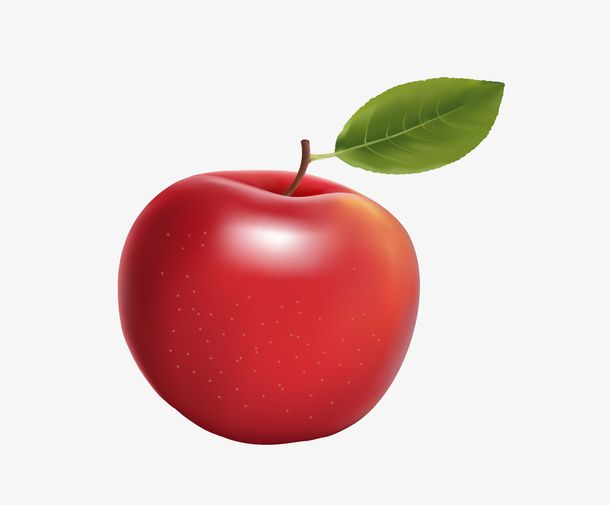
#> input picture CW2/images/illu_apple.jpg, 610 x 505 px
$ python utils.py
#> lines starting #> are read from the running program, lines starting #| are printed output that depends on the picture; after the words box and inside, x2 and y2 are one past the last pixel; in counts of white or black regions, pixels touching at a corner belong together
import cv2
import numpy as np
from math import pi
from scipy import fftpack as fft


# Extract the region of interest from the original input
def get_possion_inputs(src_image, mask, bounding_rect, dst_image=None, dst_offset=[0, 0], gray_mode=False):
    offset_y, offset_x = dst_offset
    x, y, w, h = bounding_rect
    if gray_mode:
        src_image_patch = src_image[y:y + h, x:x + w]
        mask_patch = mask[y:y + h, x:x + w]
        if dst_image is None:
            return src_image_patch, mask_patch
        dst_image_patch = dst_image[y + offset_y:y + offset_y + h, x + offset_x:x + offset_x + w]
        return src_image_patch, mask_patch, dst_image_patch

    src_image_patch = src_image[y:y + h, x:x + w, :]
    mask_patch = mask[y:y + h, x:x + w]
    if dst_image is None:
        return src_image_patch, mask_patch
    dst_image_patch = dst_image[y + offset_y:y + offset_y + h, x + offset_x:x + offset_x + w, :]
    return src_image_patch, mask_patch, dst_image_patch


# Calculate the first-order gradient of the image
def calulate_grad(image):
    image = image.astype('int')
    grad_x = np.zeros_like(image)
    grad_y = np.zeros_like(image)
    grad_x[:, :-1] = image[:, 1:] - image[:, :-1]
    grad_y[:-1, :] = image[1:, :] - image[:-1, :]
    return grad_x, grad_y


# Calculate the second-order gradient of the image
def calulate_laplacian(grad_x, grad_y):
    laplacian_x = np.zeros_like(grad_x)
    laplacian_y = np.zeros_like(grad_y)
    laplacian_x[:, :-1] = grad_x[:, 1:] - grad_x[:, :-1]
    laplacian_y[:-1, :] = grad_y[1:, :] - grad_y[:-1, :]
    return (laplacian_x + laplacian_y).astype('float32')


# Calculate the discrete sinusoidal transform(DST) of possion edited patch from laplacian and target image.
def possion_dst(laplacian, image_patch):
    possion_patch = image_patch.copy().astype('float32')

    # Only the edge information is retained, and the others are set to 0
    possion_patch[1:-1, 1:-1] = 0


    # The Laplacian on the edge was droped
    laplacian = laplacian[1:-1, 1:-1]

    laplacian_x = possion_patch[1:-1, 2:] + possion_patch[1:-1, :-2] - 2 * possion_patch[1:-1, 1:-1]
    laplacian_y = possion_patch[2:, 1:-1] + possion_patch[:-2, 1:-1] - 2 * possion_patch[1:-1, 1:-1]

    laplacian_gap = laplacian - laplacian_x - laplacian_y


    dst = fft.dst(laplacian_gap, axis=0, type=1)
    dst = dst.T
    dst = fft.dst(dst, axis=0, type=1)
    dst = dst.T
    return dst / 4


# Calculate the fusion result by calculating the discrete sinusoidal inverse transform(IDST)
def possion_idst(image_patch, dst):
    possion_patch = image_patch.copy().astype('float32')
    height, width = image_patch.shape

    # Drop edge, only internal results are calculated
    # u = p / 2 * (cos(π*m/Row) + cos(π*n/Col) - 2)
    mesh_x, mesh_y = np.meshgrid(np.arange(1, width - 1), np.arange(1, height - 1))
    down_scale = 2 * (np.cos(pi * mesh_x / (width - 1)) + np.cos(pi * mesh_y / (height - 1)) - 2)
    dst = dst / down_scale

    idst = np.real(fft.idst(dst, axis=0, type=1))
    idst = idst.T
    idst = np.real(fft.idst(idst, axis=0, type=1))
    idst = idst.T
    idst = idst / ((dst.shape[0] + 1) * (dst.shape[1] + 1))

    possion_patch[1:-1, 1:-1] = idst
    return possion_patch


# possion equation solver
def possion_equation_solver(laplacian, image_patch):
    dst = possion_dst(laplacian, image_patch)
    img = possion_idst(image_patch, dst)

    img = np.clip(img, 0, 255)
    img = img.astype('uint8')
    return img

# Paste the poisson editing patch in the target image
def apply_patch(image, patch, position):
    img = image.copy()
    y, x = position
    scale_y, scale_x = patch.shape[:2]
    img[y:y + scale_y, x:x + scale_x] = patch
    return img


src_image = cv2.imread("./images/illu_apple.jpg")
#> src_image is the input picture: shape (505, 610, 3); mean B, G, R 197.5, 200.1, 227.9
#src_image = cv2.cvtColor(src_image, cv2.COLOR_BGR2RGB)
#plt.figure(1)
#plt.imshow(src_image, cmap="gray")
cv2.imshow('src_image', src_image) #在指定的窗口中显示一幅图像
cv2.waitKey(0)


image = cv2.imread("./images/apple_gray.jpg",0)
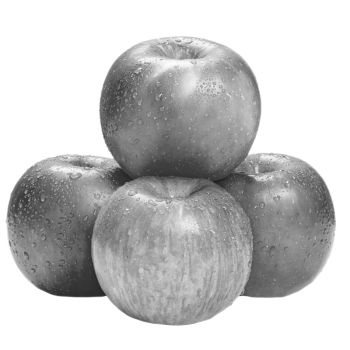
#> input picture CW2/images/apple_gray.jpg, 350 x 350 px
#> image is the input picture: shape (350, 350); min 24, max 255, mean 197.2
h, w = image.shape
#> h = 350; w = 350
#> in get_possion_inputs, `mask_patch = mask[y:y + h, x:x + w]`:
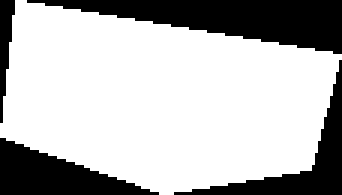
#> mask_patch: shape (65, 114) (shown 3 times larger); 71.9% white; 4 black regions, box (x1, y1, x2, y2) and area: (9, 0, 114, 18) 972, (0, 46, 53, 65) 523, (58, 20, 114, 65) 475, (0, 0, 5, 41) 115
mask = np.zeros((h,w), dtype="uint8")
mask_points = np.array([[228, 213], [336, 231], [326, 269],[277, 277],[223,258]])
mask = cv2.polylines(mask, [mask_points], True, 255)
mask = cv2.fillPoly(mask, [mask_points], 255)
#plt.figure()
#plt.imshow(mask, cmap="gray")
#cv2.imshow('mask', mask) #在指定的窗口中显示一幅图像
#cv2.waitKey(0)


def possion_edit_T4(src_image_patch, mask_patch):
    possion_result = np.zeros_like(src_image_patch)
    for channel in range(3):
        src_grad_x, src_grad_y = calulate_grad(src_image_patch[:,:,channel])

        grad_sum = np.sum(src_grad_x + src_grad_y)
        grad_avg = abs(grad_sum * 0.2) / (src_grad_x.shape[0] * src_grad_x.shape[1])

        grad_x_flag = (src_grad_x != 0)
        grad_x_flag = (mask_patch != 0) * grad_x_flag

        grad_y_flag = (src_grad_y != 0)
        grad_y_flag = (mask_patch != 0) * grad_y_flag

        src_grad_x[grad_x_flag] = (grad_avg ** 0.2) * src_grad_x[grad_x_flag] / (np.abs(src_grad_x[grad_x_flag]) ** 0.2)
        src_grad_y[grad_y_flag] = (grad_avg ** 0.2) * src_grad_y[grad_y_flag] / (np.abs(src_grad_y[grad_y_flag]) ** 0.2)
        laplacian = calulate_laplacian(src_grad_x, src_grad_y )

        possion_patch = possion_equation_solver(laplacian, src_image_patch[:,:,channel])
        possion_result[:,:,channel] = possion_patch
#> this loop made 3 passes
#> (grad_sum, grad_avg) on passes 1 to 3: (-986, 0.0266), (-520, 0.014), (1907, 0.0515)
#> grad_x_flag: shape (65, 114) bool; 50.2% white; 211 black regions (200 under 20 px), largest, box (x1, y1, x2, y2) and area: (0, 0, 114, 65) 2585, (0, 0, 6, 42) 122, (35, 8, 50, 33) 93
#> grad_y_flag: shape (65, 114) bool; 54.5% white; 218 black regions (210 under 20 px), largest, box (x1, y1, x2, y2) and area: (0, 0, 114, 41) 1211, (0, 19, 114, 65) 1161, (11, 29, 47, 38) 104
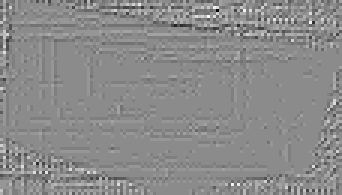
#> laplacian: shape (65, 114) float32 (shown 3 times larger); min -12, max 10, mean -0.0336; drawn with min black and max white
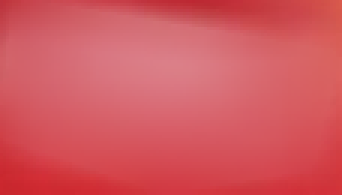
#> possion_result: shape (65, 114, 3) (shown 3 times larger); mean B, G, R 95.1, 87.9, 211.7
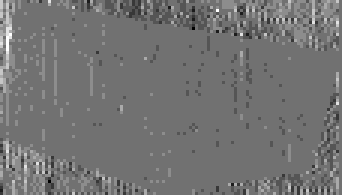
#> src_grad_x: shape (65, 114) int64 (shown 3 times larger); min -4, max 5, mean 0.073; drawn with min black and max white
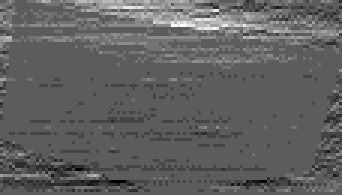
#> src_grad_y: shape (65, 114) int64 (shown 3 times larger); min -4, max 7, mean 0.202; drawn with min black and max white

    return possion_result


bounding_rect = cv2.boundingRect(mask_points)
x,y,w,h = bounding_rect
src_image_patch, mask_patch= get_possion_inputs(src_image,mask,bounding_rect,gray_mode=False)
patch = possion_edit_T4(src_image_patch, mask_patch)
result_image = apply_patch(src_image, patch, [y,x])
#> in apply_patch, `img[y:y + scale_y, x:x + scale_x] = patch`:
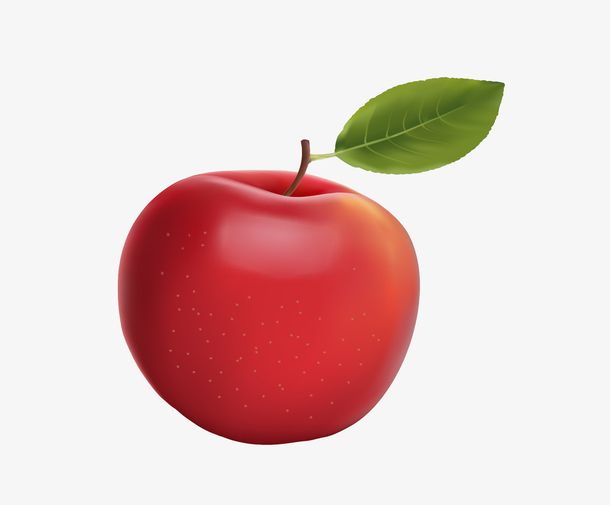
#> img: shape (505, 610, 3); 2.28% of pixels changed, all inside (x1, y1, x2, y2) = (224, 214, 336, 277)

#plt.figure()
#plt.imshow(result_image, cmap="gray")


#cv2.imshow('apple', result_image) #在指定的窗口中显示一幅图像
#cv2.waitKey(0)
